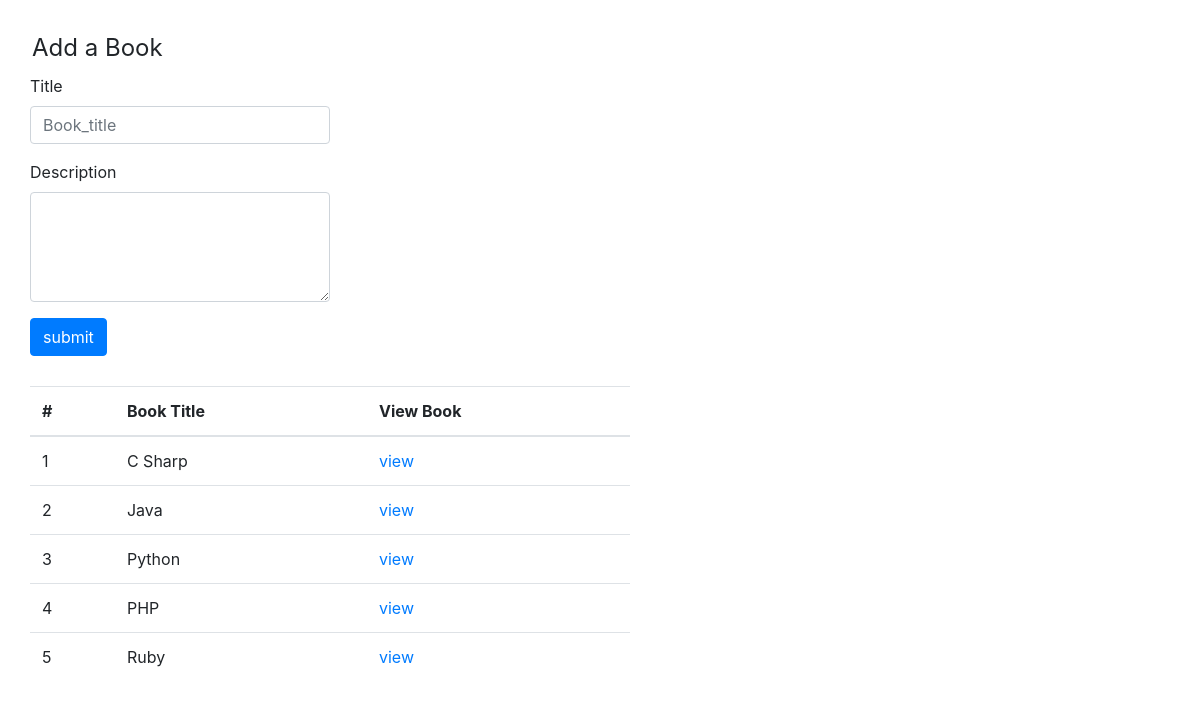
The app's page /, older data.
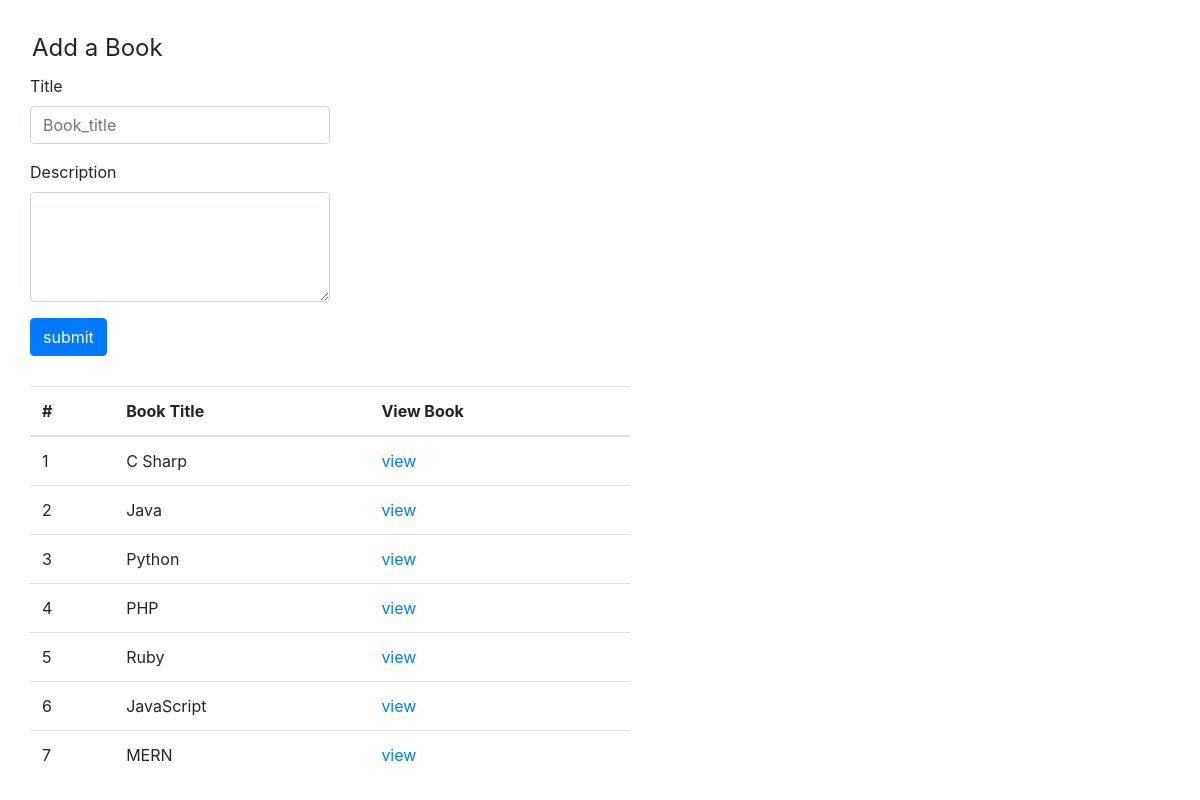
The same page, newer data.
### books_authors_app/models.py (models this page shows)
class Books(models.Model):
    title = models.CharField(max_length=255)
    desc = models.TextField()
    created_at = models.TimeField(auto_now_add=True)
    updated_at = models.TimeField(auto_now=True)

### books_authors_app/views.py (the view)
# urls.py: path('',views.book),
def book(request):
    context = {
        "Book" : Books.objects.all()
    }
    return render(request,"book.html",context)

### books_authors_app/templates/book.html (shortened to what this page needs)
<!DOCTYPE html>
<html lang="en">
<head>
    <link rel="stylesheet" href="https://maxcdn.bootstrapcdn.com/bootstrap/4.0.0/css/bootstrap.min.css"
>
</head>
<body>
    <form action="/book" method="POST">
        <fieldset>
            <legend>Add a Book</legend>
        <div class="form-group">
            <label for="exampleFormControlInput1">Title</label>
            <input type="text" name="title" class="form-control" id="exampleFormControlInput1" style="width: 300px;"placeholder="Book_title">
        </div>
        <div class="form-group">
            <label for="exampleFormControlTextarea1">Description</label>
            <textarea class="form-control" id="exampleFormControlTextarea1" name="desc"style="width: 300px;" rows="4"></textarea>
        </div>
        <input class="btn btn-primary" type="submit" value="submit">
    </fieldset>
    </form>
    <table class="table" style="width: 600px;">
        <thead>
            <tr>
                <th scope="col">#</th>
                <th scope="col">Book Title</th>
                <th scope="col">View Book</th>
            </tr>
        </thead>
        <tbody>
            {% for i in Book %}
            <tr>
                <td> {{i.id}}</td>
                <td> {{i.title}}</td>
                <td> <a href="/books/{{i.id}}"> view </a></td>
            </tr>
            {% endfor %}
        </tbody>
    </table>
</body>
</html>

### books_authors_app/templates/book.html (style rules this page uses)
table { margin: 30px; }
form { margin: 30px; }
legend { display: block; padding-left: 2px; padding-right: 2px; border: none; }

Row changes from the older to the newer data that the page shows:
added Books: id "6", title "JavaScript"
added Books: id "7", title "MERN"
